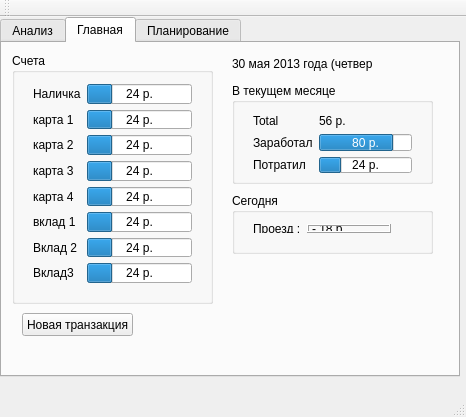
<?xml version="1.0" encoding="UTF-8"?>
<ui version="4.0">
 <class>FinanceManagerView</class>
 <widget class="QMainWindow" name="FinanceManagerView">
  <property name="geometry">
   <rect>
    <x>0</x>
    <y>0</y>
    <width>466</width>
    <height>417</height>
   </rect>
  </property>
  <property name="minimumSize">
   <size>
    <width>466</width>
    <height>417</height>
   </size>
  </property>
  <property name="maximumSize">
   <size>
    <width>466</width>
    <height>417</height>
   </size>
  </property>
  <property name="windowTitle">
   <string>FinanceManagerView</string>
  </property>
  <widget class="QWidget" name="centralWidget">
   <widget class="QTabWidget" name="tabWidget">
    <property name="geometry">
     <rect>
      <x>0</x>
      <y>0</y>
      <width>460</width>
      <height>360</height>
     </rect>
    </property>
    <property name="layoutDirection">
     <enum>Qt::LeftToRight</enum>
    </property>
    <property name="tabPosition">
     <enum>QTabWidget::North</enum>
    </property>
    <property name="currentIndex">
     <number>1</number>
    </property>
    <widget class="QWidget" name="tab">
     <attribute name="title">
      <string>Анализ</string>
     </attribute>
    </widget>
    <widget class="QWidget" name="tab_2">
     <attribute name="title">
      <string>Главная</string>
     </attribute>
     <widget class="QGroupBox" name="groupBox">
      <property name="geometry">
       <rect>
        <x>10</x>
        <y>10</y>
        <width>201</width>
        <height>251</height>
       </rect>
      </property>
      <property name="title">
       <string>Счета</string>
      </property>
      <widget class="QWidget" name="formLayoutWidget">
       <property name="geometry">
        <rect>
         <x>10</x>
         <y>20</y>
         <width>181</width>
         <height>221</height>
        </rect>
       </property>
       <layout class="QFormLayout" name="formLayout">
        <property name="fieldGrowthPolicy">
         <enum>QFormLayout::AllNonFixedFieldsGrow</enum>
        </property>
        <item row="0" column="0">
         <widget class="QLabel" name="label_3">
          <property name="text">
           <string>Наличка</string>
          </property>
         </widget>
        </item>
        <item row="0" column="1">
         <widget class="QProgressBar" name="progressBar">
          <property name="value">
           <number>24</number>
          </property>
          <property name="format">
           <string notr="true">%v р.</string>
          </property>
         </widget>
        </item>
        <item row="1" column="0">
         <widget class="QLabel" name="label_2">
          <property name="text">
           <string>карта 1</string>
          </property>
         </widget>
        </item>
        <item row="1" column="1">
         <widget class="QProgressBar" name="progressBar_2">
          <property name="value">
           <number>24</number>
          </property>
          <property name="format">
           <string notr="true">%v р.</string>
          </property>
         </widget>
        </item>
        <item row="2" column="0">
         <widget class="QLabel" name="label_4">
          <property name="text">
           <string>карта 2</string>
          </property>
         </widget>
        </item>
        <item row="2" column="1">
         <widget class="QProgressBar" name="progressBar_3">
          <property name="value">
           <number>24</number>
          </property>
          <property name="format">
           <string notr="true">%v р.</string>
          </property>
         </widget>
        </item>
        <item row="3" column="0">
         <widget class="QLabel" name="label_5">
          <property name="text">
           <string>карта 3</string>
          </property>
         </widget>
        </item>
        <item row="3" column="1">
         <widget class="QProgressBar" name="progressBar_4">
          <property name="value">
           <number>24</number>
          </property>
          <property name="format">
           <string notr="true">%v р.</string>
          </property>
         </widget>
        </item>
        <item row="4" column="0">
         <widget class="QLabel" name="label_6">
          <property name="text">
           <string>карта 4</string>
          </property>
         </widget>
        </item>
        <item row="4" column="1">
         <widget class="QProgressBar" name="progressBar_5">
          <property name="value">
           <number>24</number>
          </property>
          <property name="format">
           <string notr="true">%v р.</string>
          </property>
         </widget>
        </item>
        <item row="5" column="0">
         <widget class="QLabel" name="label_7">
          <property name="text">
           <string>вклад 1</string>
          </property>
         </widget>
        </item>
        <item row="5" column="1">
         <widget class="QProgressBar" name="progressBar_6">
          <property name="value">
           <number>24</number>
          </property>
          <property name="format">
           <string notr="true">%v р.</string>
          </property>
         </widget>
        </item>
        <item row="6" column="0">
         <widget class="QLabel" name="label_8">
          <property name="text">
           <string>Вклад 2</string>
          </property>
         </widget>
        </item>
        <item row="6" column="1">
         <widget class="QProgressBar" name="progressBar_7">
          <property name="value">
           <number>24</number>
          </property>
          <property name="format">
           <string notr="true">%v р.</string>
          </property>
         </widget>
        </item>
        <item row="7" column="0">
         <widget class="QLabel" name="label_9">
          <property name="text">
           <string>Вклад3</string>
          </property>
         </widget>
        </item>
        <item row="7" column="1">
         <widget class="QProgressBar" name="progressBar_8">
          <property name="value">
           <number>24</number>
          </property>
          <property name="format">
           <string notr="true">%v р.</string>
          </property>
         </widget>
        </item>
       </layout>
      </widget>
     </widget>
     <widget class="QLabel" name="label">
      <property name="geometry">
       <rect>
        <x>230</x>
        <y>10</y>
        <width>141</width>
        <height>21</height>
       </rect>
      </property>
      <property name="text">
       <string>30 мая 2013 года (четверг)</string>
      </property>
     </widget>
     <widget class="QGroupBox" name="groupBox_2">
      <property name="geometry">
       <rect>
        <x>230</x>
        <y>40</y>
        <width>201</width>
        <height>101</height>
       </rect>
      </property>
      <property name="title">
       <string>В текущем месяце</string>
      </property>
      <widget class="QWidget" name="formLayoutWidget_2">
       <property name="geometry">
        <rect>
         <x>10</x>
         <y>20</y>
         <width>181</width>
         <height>81</height>
        </rect>
       </property>
       <layout class="QFormLayout" name="formLayout_2">
        <property name="fieldGrowthPolicy">
         <enum>QFormLayout::AllNonFixedFieldsGrow</enum>
        </property>
        <item row="0" column="0">
         <widget class="QLabel" name="label_10">
          <property name="text">
           <string>Total</string>
          </property>
         </widget>
        </item>
        <item row="0" column="1">
         <widget class="QLabel" name="label_11">
          <property name="text">
           <string>56 р.</string>
          </property>
         </widget>
        </item>
        <item row="1" column="0">
         <widget class="QLabel" name="label_12">
          <property name="text">
           <string>Заработал</string>
          </property>
         </widget>
        </item>
        <item row="2" column="0">
         <widget class="QLabel" name="label_13">
          <property name="text">
           <string>Потратил</string>
          </property>
         </widget>
        </item>
        <item row="1" column="1">
         <widget class="QProgressBar" name="progressBar_9">
          <property name="value">
           <number>80</number>
          </property>
          <property name="format">
           <string>%v р.</string>
          </property>
         </widget>
        </item>
        <item row="2" column="1">
         <widget class="QProgressBar" name="progressBar_10">
          <property name="value">
           <number>24</number>
          </property>
          <property name="format">
           <string>%v р.</string>
          </property>
         </widget>
        </item>
       </layout>
      </widget>
     </widget>
     <widget class="QGroupBox" name="groupBox_3">
      <property name="geometry">
       <rect>
        <x>230</x>
        <y>150</y>
        <width>201</width>
        <height>61</height>
       </rect>
      </property>
      <property name="title">
       <string>Сегодня</string>
      </property>
      <widget class="QWidget" name="formLayoutWidget_3">
       <property name="geometry">
        <rect>
         <x>10</x>
         <y>20</y>
         <width>160</width>
         <height>31</height>
        </rect>
       </property>
       <layout class="QFormLayout" name="formLayout_3">
        <item row="0" column="0">
         <widget class="QLabel" name="label_14">
          <property name="text">
           <string>Проезд :</string>
          </property>
         </widget>
        </item>
        <item row="0" column="1">
         <widget class="QLabel" name="label_15">
          <property name="frameShape">
           <enum>QFrame::Box</enum>
          </property>
          <property name="frameShadow">
           <enum>QFrame::Raised</enum>
          </property>
          <property name="text">
           <string>- 18 р.</string>
          </property>
         </widget>
        </item>
       </layout>
      </widget>
     </widget>
     <widget class="QPushButton" name="pushButton_3">
      <property name="geometry">
       <rect>
        <x>20</x>
        <y>270</y>
        <width>111</width>
        <height>23</height>
       </rect>
      </property>
      <property name="text">
       <string>Новая транзакция</string>
      </property>
     </widget>
    </widget>
    <widget class="QWidget" name="tab_3">
     <attribute name="title">
      <string>Планирование</string>
     </attribute>
    </widget>
   </widget>
  </widget>
  <widget class="QMenuBar" name="menuBar">
   <property name="geometry">
    <rect>
     <x>0</x>
     <y>0</y>
     <width>466</width>
     <height>21</height>
    </rect>
   </property>
  </widget>
  <widget class="QToolBar" name="mainToolBar">
   <attribute name="toolBarArea">
    <enum>TopToolBarArea</enum>
   </attribute>
   <attribute name="toolBarBreak">
    <bool>false</bool>
   </attribute>
  </widget>
  <widget class="QStatusBar" name="statusBar"/>
 </widget>
 <layoutdefault spacing="6" margin="11"/>
 <resources/>
 <connections/>
</ui>
